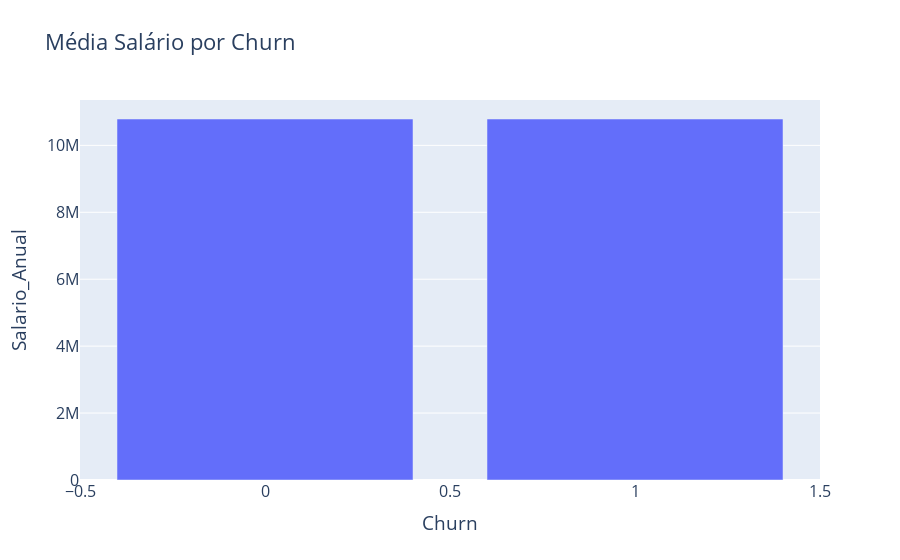

The notebook cell this image was saved under:
### Markdown cell above
### Relação de Salário e Churn

### Code cell
mediana_salario = df.groupby('Churn')['Salario_Anual'].median().reset_index()

fig = px.bar(
    mediana_salario,
    x = 'Churn',
    y = 'Salario_Anual',
    template = 'plotly',
    title = 'Média Salário por Churn'
)

fig.update_layout(
    font = dict(
        size = 16
    )
)

fig.show()

### Figure 1 — Plotly figure (JSON) as saved in the notebook; plotly's stock layout.template omitted (floating-point values rounded to 4 significant figures)
{"data": [{"hovertemplate": "Churn=%{x}<br>Salario_Anual=%{y}<extra></extra>", "legendgroup": "", "marker": {"color": "#636efa", "pattern": {"shape": ""}}, "name": "", "orientation": "v", "showlegend": false, "textposition": "auto", "x": [0.0, 1.0], "xaxis": "x", "y": [10790000.0, 10790000.0], "yaxis": "y", "type": "bar"}], "layout": {"xaxis": {"anchor": "y", "domain": [0.0, 1.0], "title": {"text": "Churn"}}, "yaxis": {"anchor": "x", "domain": [0.0, 1.0], "title": {"text": "Salario_Anual"}}, "legend": {"tracegroupgap": 0}, "title": {"text": "Média Salário por Churn"}, "barmode": "relative", "font": {"size": 16}}}
